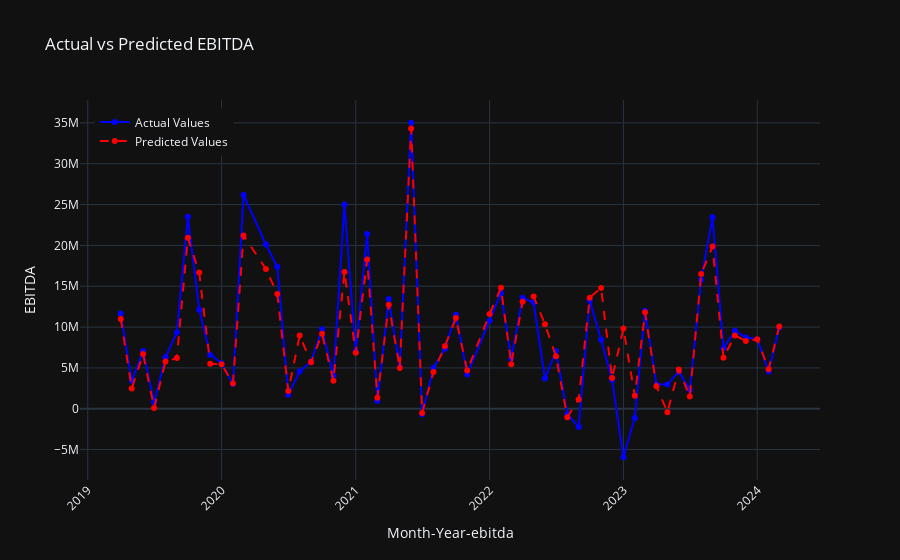

Source (notebook cell):
### Code cell
#Actual vs Predicted ebitda
month_year_ed = df[['YEAR', 'month_index']].iloc[-len(y_test_e):].reset_index(drop=True)
month_year_ed['Month-Year-ebitda'] = pd.to_datetime(month_year_ed['YEAR'].astype(str) + '-' + month_year_ed['month_index'].astype(str).str.zfill(2))
y_pred_series_e = pd.Series(y_pred_e).reset_index(drop=True)
# Create DataFrame
results_df_e = pd.DataFrame({
    'Month-Year-ebitda': month_year_ed['Month-Year-ebitda'],
    'Actual': y_test_e.reset_index(drop=True),
    'Predicted': y_pred_series_e.reset_index(drop=True)
})
results_df_e = results_df_e.sort_values(by='Month-Year-ebitda')
max_date = pd.Timestamp("2024-03-31")

# Filter the results
filtered_results_df_e = results_df_e[results_df_e['Month-Year-ebitda'] <= max_date]
filtered_results_df_e = filtered_results_df_e.groupby('Month-Year-ebitda').agg({'Actual': 'mean', 'Predicted': 'mean'}).reset_index()

fig = go.Figure()

#actual values
fig.add_trace(go.Scatter(
    x=filtered_results_df_e['Month-Year-ebitda'],
    y=filtered_results_df_e['Actual'],
    mode='lines+markers',
    name='Actual Values',
    line=dict(color='blue')
))

#predicted values
fig.add_trace(go.Scatter(
    x=filtered_results_df_e['Month-Year-ebitda'],
    y=filtered_results_df_e['Predicted'],
    mode='lines+markers',
    name='Predicted Values',
    line=dict(color='red', dash='dash')
))

fig.update_layout(
    title='Actual vs Predicted EBITDA',
    xaxis_title='Month-Year-ebitda',
    yaxis_title='EBITDA',
    legend=dict(x=0.02, y=0.98),
    plot_bgcolor='rgba(0, 0, 0, 0)', 
    template='plotly_dark', 
    xaxis_tickangle=-45 
)
fig.show()
